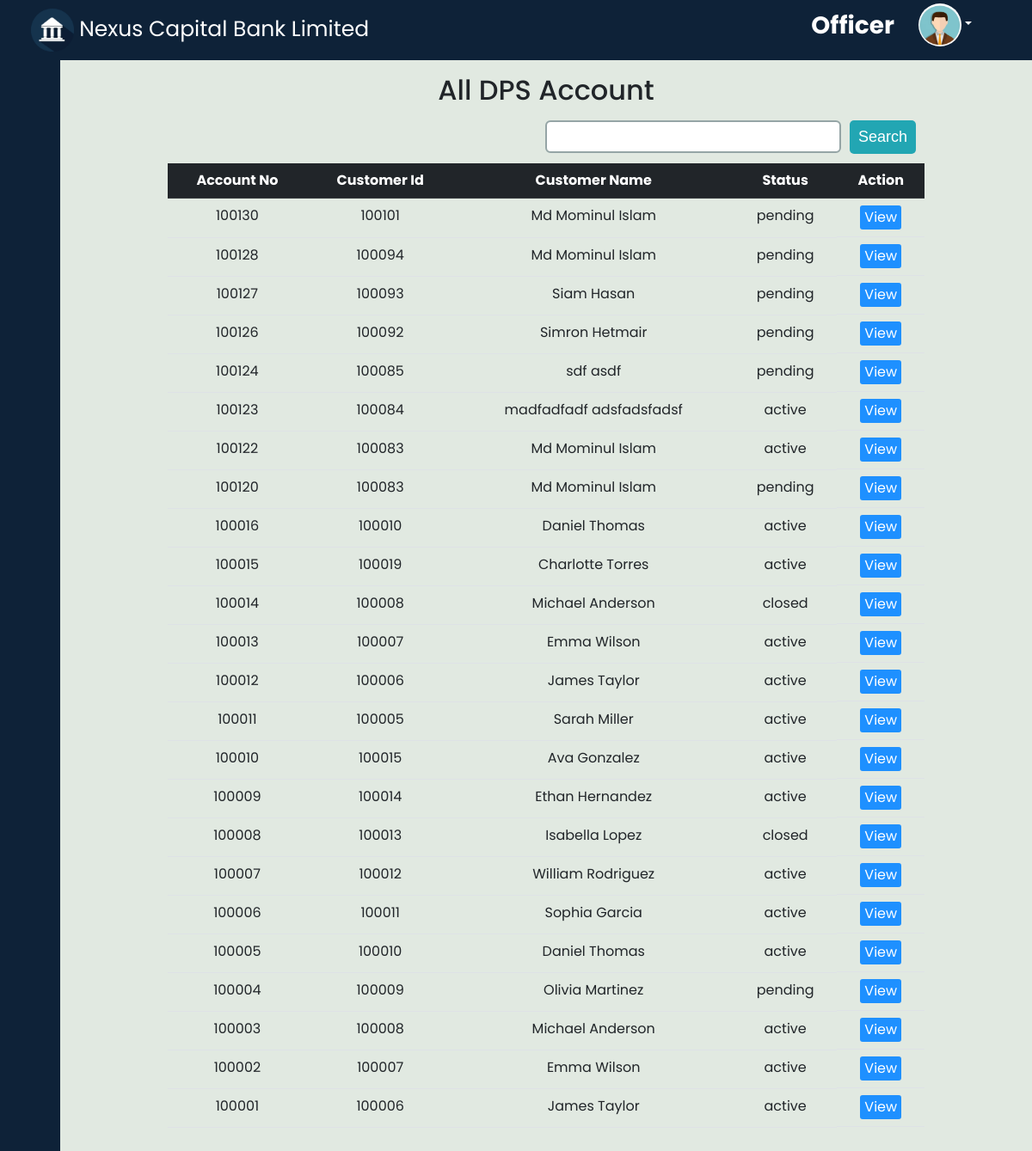
Page /officer/personal_account.php on the committed database.
### tables this page shows
CREATE TABLE `bank` (
  `bank_name` varchar(255) NOT NULL,
  `bank_sort_name` varchar(10) NOT NULL,
  `tagline` varchar(255) DEFAULT NULL,
  `logo` varchar(20) DEFAULT NULL,
  `rating` float DEFAULT NULL,
  `address` varchar(255) DEFAULT NULL,
  `phone` varchar(20) DEFAULT NULL,
  `email` varchar(50) NOT NULL,
  `fax` varchar(20) DEFAULT NULL,
  `call_center` varchar(20) DEFAULT NULL,
  `facebook` varchar(100) DEFAULT NULL,
  `linkedin` varchar(100) DEFAULT NULL,
  `twitter` varchar(100) DEFAULT NULL,
  `youtube` varchar(100) DEFAULT NULL,
  `about_us` text DEFAULT NULL,
  `vision` text DEFAULT NULL,
  `mission` text DEFAULT NULL
);

CREATE TABLE `account` (
  `account_no` int(11) NOT NULL,
  `customer_id` int(11) DEFAULT NULL,
  `at_code` int(11) DEFAULT NULL,
  `balance` float DEFAULT 0,
  `pin_code` int(11) DEFAULT NULL,
  `opening_date` date DEFAULT NULL,
  `closing_date` date DEFAULT NULL,
  `status` varchar(10) DEFAULT NULL,
  `debit_card_no` varchar(50) DEFAULT NULL,
  `debit_exp_date` date DEFAULT NULL,
  `cvv` int(11) DEFAULT NULL,
  `iscard` int(11) NOT NULL
);

CREATE TABLE `customer` (
  `customer_id` int(11) NOT NULL,
  `nid` varchar(255) NOT NULL,
  `first_name` varchar(255) DEFAULT NULL,
  `last_name` varchar(255) DEFAULT NULL,
  `picture` text DEFAULT NULL,
  `email` varchar(255) DEFAULT NULL,
  `phone` varchar(100) NOT NULL,
  `gender` varchar(10) DEFAULT NULL,
  `address` text DEFAULT NULL,
  `division` varchar(50) DEFAULT NULL,
  `district` varchar(50) DEFAULT NULL,
  `dob` date DEFAULT NULL
);

### officer/personal_account.php (the view, shortened to what this page needs)
<!DOCTYPE html>
<html lang="en">
<head>
    <link rel="stylesheet" href="https://cdnjs.cloudflare.com/ajax/libs/font-awesome/6.5.1/css/all.min.css" />
</head>
<?php
include "../database.php";
$search = "";
$result = mysqli_query($con, "SELECT *
                                FROM account a
                                INNER JOIN customer c
                                USING(customer_id)
                                WHERE c.customer_id LIKE '%$search%' OR a.account_no LIKE '%$search%'
                                ORDER BY a.account_no DESC");
?>
<body>
    <div>
        <?php include "officer_header.php" ?>
    </div>
    <div class="d-flex">
        <div>
            <?php include "officer_sidebar.php" ?>
        </div>
        <div class="main">
            <div class="cnt">
                <div class="container">
                    <h2 class="mt-3 mb-3 d-flex justify-content-center">All DPS Account</h2>
                    <div class="d-flex hdiv">
                        <div class="searchdiv d-flex">
                            <form action="" method="post">
                                <div class="d-flex">
                                    <input class="form-control fc" style=" border: 2px solid #95a5a6;" type="text" name="searchinput" id="">
                                    <input class="btnn" type="submit" value="Search" name="searchbtn" id="">
                                </div>
                            </form>
                        </div>
                    </div>
                    <table class="table table-hover text-center">
                        <tr class="table-dark">
                            <th>Account No</th>
                            <th>Customer Id</th>
                            <th>Customer Name</th>
                            <th>Status</th>
                            <th>Action</th>
                        </tr>
                        <?php
                        while ($row = mysqli_fetch_assoc($result)) {
                        ?>
                            <tr>
                                <td><?php echo $row['account_no'] ?></td>
                                <td><?php echo $row['customer_id'] ?></td>
                                <td><?php echo $row['first_name'] . " " . $row['last_name']  ?></td>
                                <td><?php echo $row['status'] ?></td>
                                <td class="tt">
                                    <div>
                                        <a href=""><button class="view">View</button></a>
                                    </div>
                                </td>
                            </tr>
                        <?php } ?>
                    </table>
                </div>
            </div>
        </div>
    </div>
</body>
</html>

### officer/officer_header.php (shortened to what this page needs)
<!DOCTYPE html>
<html lang="en">
<head>
    <link rel="stylesheet" href="../bootstrap/bootstrap_css.css">
</head>
<?php
include"../database.php";
$row = mysqli_fetch_assoc(mysqli_query($con,"SELECT bank_name FROM bank"));
?>
<body>
    <header>
        <nav class="navbar navbar-expand-md  header">
            <div class="container-fluid">
                <a href="" id="bank_name" class="navbar-brand"><img id="logo" src="../logo/logo.png" alt="">
                    <?php echo $row['bank_name']?></a>
                <div class="collapse navbar-collapse" id="NavID">
                    <ul class="navbar-nav ms-auto ">
                        <p class="officer_text">Officer</p>
                        <li class="nav-item dropdown">
                            <a href="" class="nav-link dropdown-toggle" data-bs-toggle="dropdown"><img class="avatar" src="../logo/male_avatar.png" alt=""></a>
                        </li>
                    </ul>
                </div>
            </div>
        </nav>
    </header>
</body>
</html>

### officer/personal_account.php (style rules this page uses)
.main { background-color: #e1e9e1; display: flex; justify-content: center; }
.cnt { width: 80%; }
.tt { display: flex; justify-content: center; }
.hdiv { position: relative; margin-bottom: 50px; }
.searchdiv { margin-bottom: 10px; position: absolute; right: 10px; }
.fc { margin-left: 15px; height: 38px; width: 250px; border-radius: 5px; }
.btnn { margin-left: 10px; padding: 6px 10px; background-color: #22a6b3; border: none; border-radius: 5px; color: white; font-size: 18px; font-family: Arial, Helvetica, sans-serif; }
.view { border: none; background-color: #1e90ff; padding: 2px 5px; color: white; border-radius: 3px; }

### officer/officer_header.php (style rules this page uses)
* { margin: 0; padding: 0; box-sizing: border-box; font-family: 'Poppins', sans-serif; }
#logo { height: 50px; width: 50px; }
.header { width: 100%; height: 70px; background-color: #0e2238; }
#bank_name { font-size: 25px; margin-left: 2%; color: white; }
.nav-link { margin-right: 50px; color: white; letter-spacing: 0.5px; padding: 0 10px; }
.avatar { height: 50px; width: 50px; border-radius: 30px; }
.officer_text { color: white; font-weight: bold; font-size: 28px; margin-right: 20px; margin-top: 5px; }

### officer/officer_sidebar.php (style rules this page uses)
a { text-decoration: none; }
li { list-style: none; }
body { font-family: 'Poppins', sans-serif; }
.nav-link { margin-right: 50px; color: white; letter-spacing: 0.5px; padding: 0 10px; }
.main { height: 100vh; overflow: scroll; width: 100%; }

### rows in the picture
bank: bank_name "Nexus Capital Bank Limited"
account: account_no "100130", customer "100101", customer.first_name "Md Mominul", customer.last_name "Islam", status "pending"
account: account_no "100128", customer "100094", customer.first_name "Md Mominul", customer.last_name "Islam", status "pending"
account: account_no "100127", customer "100093", customer.first_name "Siam", customer.last_name "Hasan", status "pending"
account: account_no "100126", customer "100092", customer.first_name "Simron", customer.last_name "Hetmair", status "pending"
account: account_no "100124", customer "100085", customer.first_name "sdf", customer.last_name "asdf", status "pending"
account: account_no "100123", customer "100084", customer.first_name "madfadfadf", customer.last_name "adsfadsfadsf", status "active"
account: account_no "100122", customer "100083", customer.first_name "Md Mominul", customer.last_name "Islam", status "active"
account: account_no "100120", customer "100083", customer.first_name "Md Mominul", customer.last_name "Islam", status "pending"
account: account_no "100016", customer "100010", customer.first_name "Daniel", customer.last_name "Thomas", status "active"
account: account_no "100015", customer "100019", customer.first_name "Charlotte", customer.last_name "Torres", status "active"
account: account_no "100014", customer "100008", customer.first_name "Michael", customer.last_name "Anderson", status "closed"
account: account_no "100013", customer "100007", customer.first_name "Emma", customer.last_name "Wilson", status "active"
account: account_no "100012", customer "100006", customer.first_name "James", customer.last_name "Taylor", status "active"
account: account_no "100011", customer "100005", customer.first_name "Sarah", customer.last_name "Miller", status "active"
account: account_no "100010", customer "100015", customer.first_name "Ava", customer.last_name "Gonzalez", status "active"
account: account_no "100009", customer "100014", customer.first_name "Ethan", customer.last_name "Hernandez", status "active"
account: account_no "100008", customer "100013", customer.first_name "Isabella", customer.last_name "Lopez", status "closed"
account: account_no "100007", customer "100012", customer.first_name "William", customer.last_name "Rodriguez", status "active"
account: account_no "100006", customer "100011", customer.first_name "Sophia", customer.last_name "Garcia", status "active"
account: account_no "100005", customer "100010", customer.first_name "Daniel", customer.last_name "Thomas", status "active"
account: account_no "100004", customer "100009", customer.first_name "Olivia", customer.last_name "Martinez", status "pending"
account: account_no "100003", customer "100008", customer.first_name "Michael", customer.last_name "Anderson", status "active"
account: account_no "100002", customer "100007", customer.first_name "Emma", customer.last_name "Wilson", status "active"
account: account_no "100001", customer "100006", customer.first_name "James", customer.last_name "Taylor", status "active"
